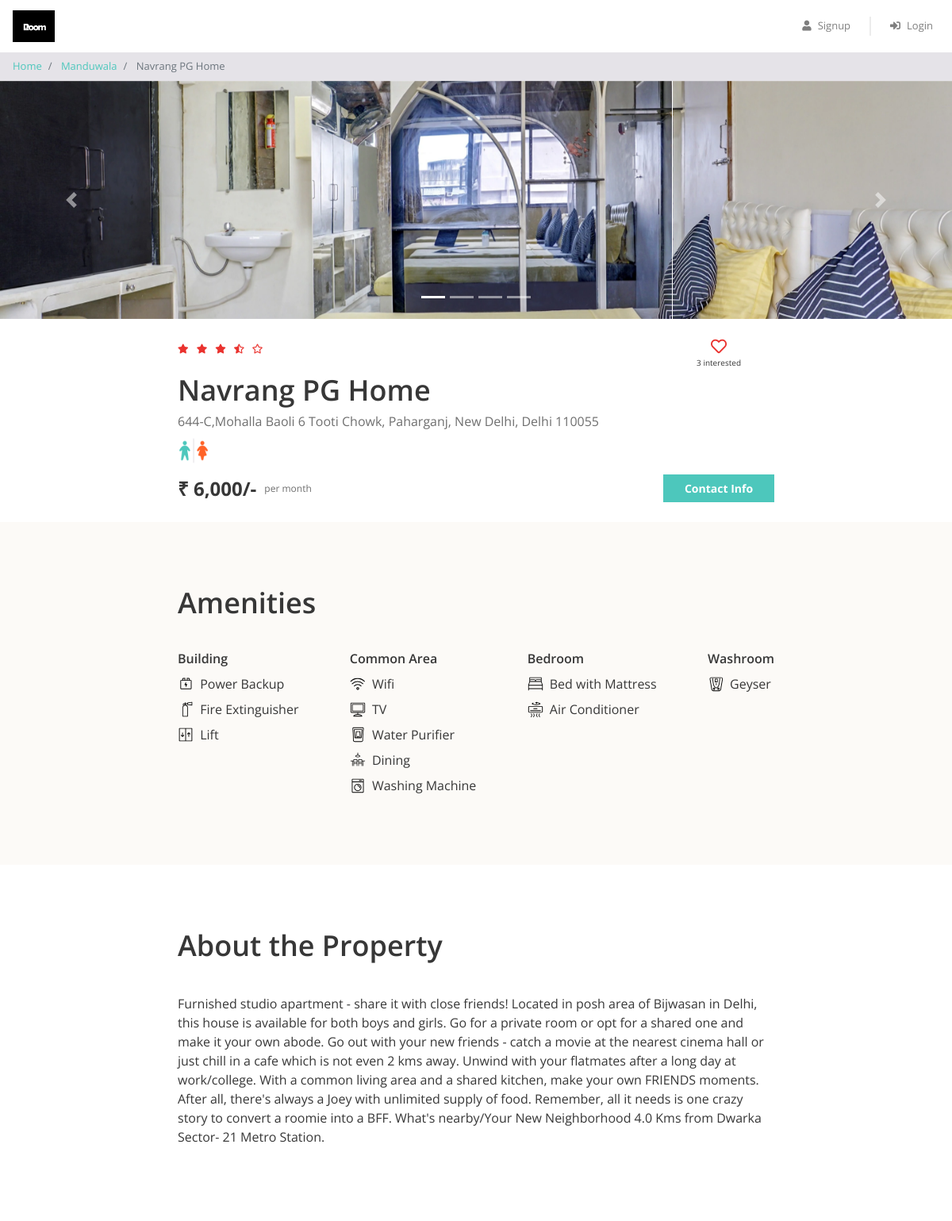
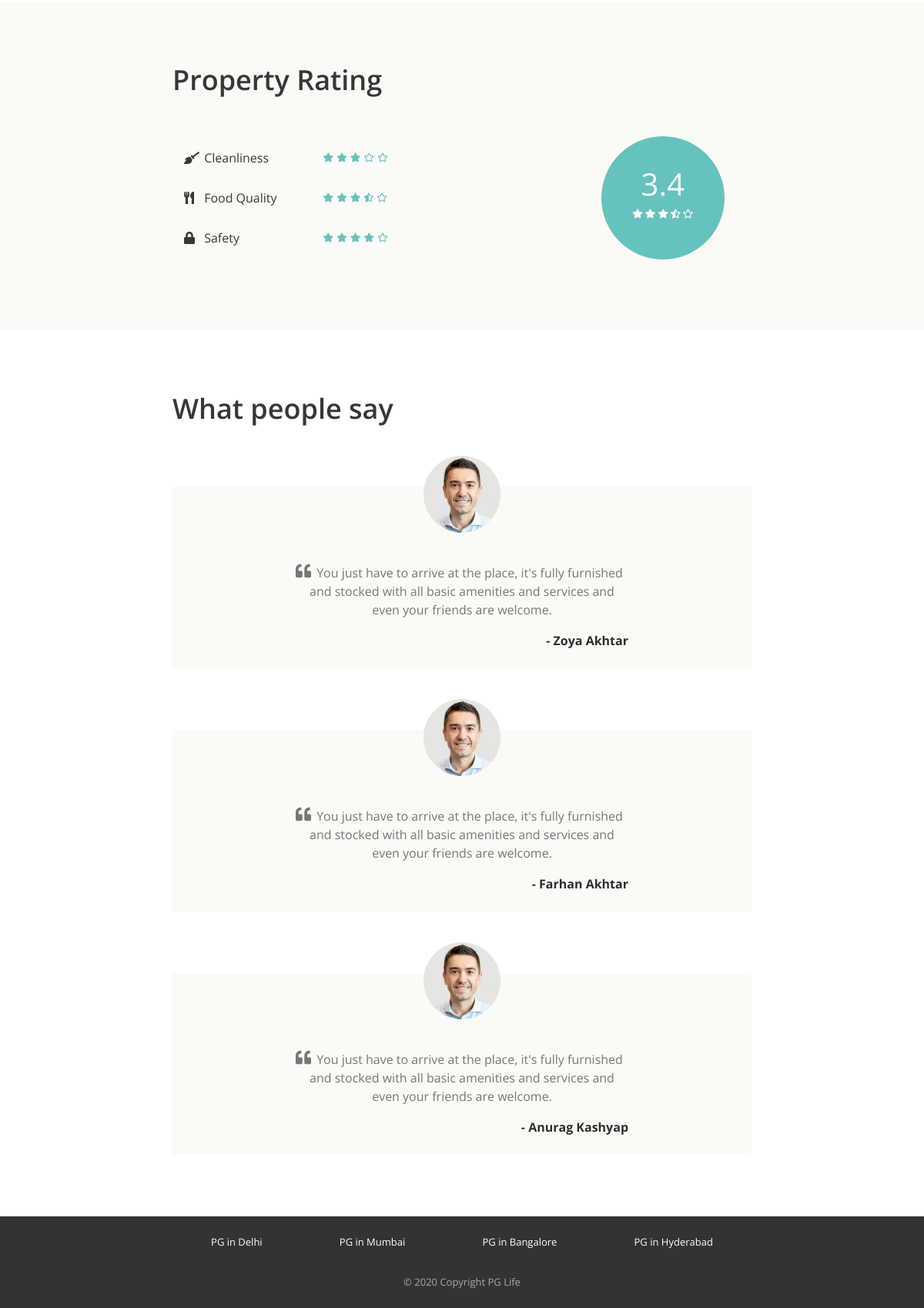
Screenshot of /property_detail.php?property_id=2 with the database file from the repository (2 pictures, top to bottom).
### tables this page shows
CREATE TABLE `properties` (
  `id` int(11) NOT NULL,
  `city_id` int(11) NOT NULL,
  `name` varchar(100) NOT NULL,
  `address` varchar(100) NOT NULL,
  `description` longtext NOT NULL,
  `gender` enum('male','female','unisex') NOT NULL,
  `rent` int(11) NOT NULL,
  `rating_clean` float(2,1) NOT NULL,
  `rating_food` float(2,1) NOT NULL,
  `rating_safety` float(2,1) NOT NULL
);

CREATE TABLE `cities` (
  `id` int(11) NOT NULL,
  `name` varchar(100) NOT NULL
);

CREATE TABLE `amenities` (
  `id` int(11) NOT NULL,
  `name` varchar(100) NOT NULL,
  `type` varchar(100) NOT NULL,
  `icon` varchar(100) NOT NULL
);

CREATE TABLE `testimonials` (
  `id` int(11) NOT NULL,
  `property_id` int(11) NOT NULL,
  `user_name` varchar(100) NOT NULL,
  `content` longtext NOT NULL
);

### property_detail.php (the view, shortened to what this page needs)
<?php
require "includes/database_connect.php";
$property_id = $_GET["property_id"];
$sql_1 = "SELECT *, p.id AS property_id, p.name AS property_name, c.name AS city_name
            FROM properties p
            INNER JOIN cities c ON p.city_id = c.id
            WHERE p.id = $property_id";
$result_1 = mysqli_query($conn, $sql_1);
$property = mysqli_fetch_assoc($result_1);
$sql_2 = "SELECT * FROM testimonials WHERE property_id = $property_id";
$result_2 = mysqli_query($conn, $sql_2);
$testimonials = mysqli_fetch_all($result_2, MYSQLI_ASSOC);
$sql_3 = "SELECT a.*
            FROM amenities a
            INNER JOIN properties_amenities pa ON a.id = pa.amenity_id
            WHERE pa.property_id = $property_id";
$result_3 = mysqli_query($conn, $sql_3);
$amenities = mysqli_fetch_all($result_3, MYSQLI_ASSOC);
$sql_4 = "SELECT * FROM interested_users_properties WHERE property_id = $property_id";
$result_4 = mysqli_query($conn, $sql_4);
$interested_users_count = mysqli_num_rows($result_4);
?>
<!DOCTYPE html>
<html lang="en">
<head>
    <?php
    include "includes/head_links.php";
    ?>
    <link href="css/property_detail.css" rel="stylesheet" />
</head>
<body>
    <?php
    include "includes/header.php";
    ?>
    <nav aria-label="breadcrumb">
        <ol class="breadcrumb py-2">
            <li class="breadcrumb-item">
                <a href="index.php">Home</a>
            </li>
            <li class="breadcrumb-item">
                <a href="property_list.php?city=<?= $property['city_name']; ?>"><?= $property['city_name']; ?></a>
            </li>
            <li class="breadcrumb-item active" aria-current="page">
                <?= $property['property_name']; ?>
            </li>
        </ol>
    </nav>
    <div id="property-images" class="carousel slide" data-ride="carousel">
        <ol class="carousel-indicators">
            <?php
            $property_images = glob("img/properties/" . $property['property_id'] . "/*");
            foreach ($property_images as $index => $property_image) {
            ?>
                <li data-target="#property-images" data-slide-to="<?= $index ?>" class="<?= $index == 0 ? "active" : ""; ?>"></li>
            <?php
            }
            ?>
        </ol>
        <div class="carousel-inner">
            <?php
            foreach ($property_images as $index => $property_image) {
            ?>
                <div class="carousel-item <?= $index == 0 ? "active" : ""; ?>">
                    <img class="d-block w-100" src="<?= $property_image ?>" alt="slide">
                </div>
            <?php
            }
            ?>
        </div>
        <a class="carousel-control-prev" href="#property-images" role="button" data-slide="prev">
            <span class="carousel-control-prev-icon" aria-hidden="true"></span>
        </a>
        <a class="carousel-control-next" href="#property-images" role="button" data-slide="next">
            <span class="carousel-control-next-icon" aria-hidden="true"></span>
        </a>
    </div>
    <div class="property-summary page-container">
        <div class="row no-gutters justify-content-between">
            <?php
            $total_rating = ($property['rating_clean'] + $property['rating_food'] + $property['rating_safety']) / 3;
            $total_rating = round($total_rating, 1);
            ?>
            <div class="star-container" title="<?= $total_rating ?>">
                <?php
                $rating = $total_rating;
                for ($i = 0; $i < 5; $i++) {
                    if ($rating >= $i + 0.8) {
                ?>
                        <i class="fas fa-star"></i>
                    <?php
                    } elseif ($rating >= $i + 0.3) {
                    ?>
                        <i class="fas fa-star-half-alt"></i>
                    <?php
                    } else {
                    ?>
                        <i class="far fa-star"></i>
                <?php
                    }
                }
                ?>
            </div>
            <div class="interested-container">
                <?php
                $is_interested = false;
                if ($is_interested) {
                ?>
                    <i class="is-interested-image fas fa-heart"></i>
                <?php
                } else {
                ?>
                    <i class="is-interested-image far fa-heart"></i>
                <?php
                }
                ?>
                <div class="interested-text">
                    <span class="interested-user-count"><?= $interested_users_count ?></span> interested
                </div>
            </div>
        </div>
        <div class="detail-container">
            <div class="property-name"><?= $property['property_name'] ?></div>
            <div class="property-address"><?= $property['address'] ?></div>
            <div class="property-gender">
                <?php
                if ($property['gender'] == "male") {
                ?>
                    <img src="img/male.png">
                <?php
                } elseif ($property['gender'] == "female") {
                ?>
                    <img src="img/female.png">
                <?php
                } else {
                ?>
                    <img src="img/unisex.png">
                <?php
                }
                ?>
            </div>
        </div>
        <div class="row no-gutters">
            <div class="rent-container col-6">
                <div class="rent">₹ <?= number_format($property['rent']) ?>/-</div>
                <div class="rent-unit">per month</div>
            </div>
            <div class="button-container col-6">
                <a href="#" class="btn btn-primary">Contact Info</a>
            </div>
        </div>
    </div>
    <div class="property-amenities">
        <div class="page-container">
            <h1>Amenities</h1>
            <div class="row justify-content-between">
                <div class="col-md-auto">
                    <h5>Building</h5>
                    <?php
                    foreach ($amenities as $amenity) {
                        if ($amenity['type'] == "Building") {
                    ?>
                            <div class="amenity-container">
                                <img src="img/amenities/<?= $amenity['icon'] ?>.svg">
                                <span><?= $amenity['name'] ?></span>
                            </div>
                    <?php
                        }
                    }
                    ?>
                </div>
                <div class="col-md-auto">
                    <h5>Common Area</h5>
                    <?php
                    foreach ($amenities as $amenity) {
                        if ($amenity['type'] == "Common Area") {
                    ?>
                            <div class="amenity-container">
                                <img src="img/amenities/<?= $amenity['icon'] ?>.svg">
                                <span><?= $amenity['name'] ?></span>
                            </div>
                    <?php
                        }
                    }
                    ?>
                </div>
                <div class="col-md-auto">
                    <h5>Bedroom</h5>
                    <?php
                    foreach ($amenities as $amenity) {
                        if ($amenity['type'] == "Bedroom") {
                    ?>
                            <div class="amenity-container">
                                <img src="img/amenities/<?= $amenity['icon'] ?>.svg">
                                <span><?= $amenity['name'] ?></span>
                            </div>
                    <?php
                        }
                    }
                    ?>
                </div>
                <div class="col-md-auto">
                    <h5>Washroom</h5>
                    <?php
                    foreach ($amenities as $amenity) {
                        if ($amenity['type'] == "Washroom") {
                    ?>
                            <div class="amenity-container">
                                <img src="img/amenities/<?= $amenity['icon'] ?>.svg">
                                <span><?= $amenity['name'] ?></span>
                            </div>
                    <?php
                        }
                    }
                    ?>
                </div>
            </div>
        </div>
    </div>
    <div class="property-about page-container">
        <h1>About the Property</h1>
        <p><?= $property['description'] ?></p>
    </div>
    <div class="property-rating">
        <div class="page-container">
            <h1>Property Rating</h1>
            <div class="row align-items-center justify-content-between">
                <div class="col-md-6">
                    <div class="rating-criteria row">
                        <div class="col-6">
                            <i class="rating-criteria-icon fas fa-broom"></i>
                            <span class="rating-criteria-text">Cleanliness</span>
                        </div>
                        <div class="rating-criteria-star-container col-6" title="<?= $property['rating_clean'] ?>">
                            <?php
                            $rating = $property['rating_clean'];
                            for ($i = 0; $i < 5; $i++) {
                                if ($rating >= $i + 0.8) {
                            ?>
                                    <i class="fas fa-star"></i>
                                <?php
                                } elseif ($rating >= $i + 0.3) {
                                ?>
                                    <i class="fas fa-star-half-alt"></i>
                                <?php
                                } else {
                                ?>
                                    <i class="far fa-star"></i>
                            <?php
                                }
                            }
                            ?>
                        </div>
                    </div>
                    <div class="rating-criteria row">
                        <div class="col-6">
                            <i class="rating-criteria-icon fas fa-utensils"></i>
                            <span class="rating-criteria-text">Food Quality</span>
                        </div>
                        <div class="rating-criteria-star-container col-6" title="<?= $property['rating_food'] ?>">
                            <?php
                            $rating = $property['rating_food'];
                            for ($i = 0; $i < 5; $i++) {
                                if ($rating >= $i + 0.8) {
                            ?>
                                    <i class="fas fa-star"></i>
                                <?php
                                } elseif ($rating >= $i + 0.3) {
                                ?>
                                    <i class="fas fa-star-half-alt"></i>
                                <?php
                                } else {
                                ?>
                                    <i class="far fa-star"></i>
                            <?php
                                }
                            }
                            ?>
                        </div>
                    </div>
                    <div class="rating-criteria row">
                        <div class="col-6">
                            <i class="rating-criteria-icon fa fa-lock"></i>
                            <span class="rating-criteria-text">Safety</span>
                        </div>
                        <div class="rating-criteria-star-container col-6" title="<?= $property['rating_safety'] ?>">
                            <?php
                            $rating = $property['rating_safety'];
                            for ($i = 0; $i < 5; $i++) {
                                if ($rating >= $i + 0.8) {
                            ?>
                                    <i class="fas fa-star"></i>
                                <?php
                                } elseif ($rating >= $i + 0.3) {
                                ?>
                                    <i class="fas fa-star-half-alt"></i>
                                <?php
                                } else {
                                ?>
                                    <i class="far fa-star"></i>
                            <?php
                                }
                            }
                            ?>
                        </div>
                    </div>
                </div>
                <div class="col-md-4">
                    <div class="rating-circle">
                        <?php
                        $total_rating = ($property['rating_clean'] + $property['rating_food'] + $property['rating_safety']) / 3;
                        $total_rating = round($total_rating, 1);
                        ?>
                        <div class="total-rating"><?= $total_rating ?></div>
                        <div class="rating-circle-star-container">
                            <?php
                            $rating = $total_rating;
                            for ($i = 0; $i < 5; $i++) {
                                if ($rating >= $i + 0.8) {
                            ?>
                                    <i class="fas fa-star"></i>
                                <?php
                                } elseif ($rating >= $i + 0.3) {
                                ?>
                                    <i class="fas fa-star-half-alt"></i>
                                <?php
                                } else {
                                ?>
                                    <i class="far fa-star"></i>
                            <?php
                                }
                            }
                            ?>
                        </div>
                    </div>
                </div>
            </div>
        </div>
    </div>
    <div class="property-testimonials page-container">
        <h1>What people say</h1>
        <?php
        foreach ($testimonials as $testimonial) {
        ?>
            <div class="testimonial-block">
                <div class="testimonial-image-container">
                    <img class="testimonial-img" src="img/man.png">
                </div>
                <div class="testimonial-text">
                    <i class="fa fa-quote-left" aria-hidden="true"></i>
                    <p><?= $testimonial['content'] ?></p>
                </div>
                <div class="testimonial-name">- <?= $testimonial['user_name'] ?></div>
            </div>
        <?php
        }
        ?>
    </div>
    <?php
    include "includes/footer.php";
    ?>
</body>
</html>

### rows the page displays
properties: city.name "Manduwala", name "Navrang PG Home", address "644-C,Mohalla Baoli 6 Tooti Chowk, Paharganj, New Delhi, Delhi 110055", rent "6,000", description "Furnished studio apartment - share it with close friends! Located in posh area of Bijwasan in Delhi, this house is available for both boys and girls. Go for a private room or opt for a shared one and make it your own abode. Go out with your new friends - catch a movie at the nearest cinema hall or just chill in a cafe which is not even 2 kms away. Unwind with your flatmates after a long day at work/college. With a common living area and a shared kitchen, make your own FRIENDS moments. After all, there's always a Joey with unlimited supply of food. Remember, all it needs is one crazy story to convert a roomie into a BFF. What's nearby/Your New Neighborhood 4.0 Kms from Dwarka Sector- 21…", rating_food "3.4"
amenities: icon (picture), name "Power Backup"
amenities: icon (picture), name "Fire Extinguisher"
amenities: icon (picture), name "Lift"
amenities: icon (picture), name "Wifi"
amenities: shows a picture, name "TV"
amenities: icon (picture), name "Water Purifier"
amenities: icon (picture), name "Dining"
amenities: icon (picture), name "Washing Machine"
amenities: shows a picture, name "Bed with Mattress"
amenities: shows a picture, name "Air Conditioner"
amenities: icon (picture), name "Geyser"
testimonials: content "You just have to arrive at the place, it's fully furnished and stocked with all basic amenities and services and even your friends are welcome.", user_name "Zoya Akhtar"
testimonials: content "You just have to arrive at the place, it's fully furnished and stocked with all basic amenities and services and even your friends are welcome.", user_name "Farhan Akhtar"
testimonials: content "You just have to arrive at the place, it's fully furnished and stocked with all basic amenities and services and even your friends are welcome.", user_name "Anurag Kashyap"

### other values shown
$interested_users_count "3"
